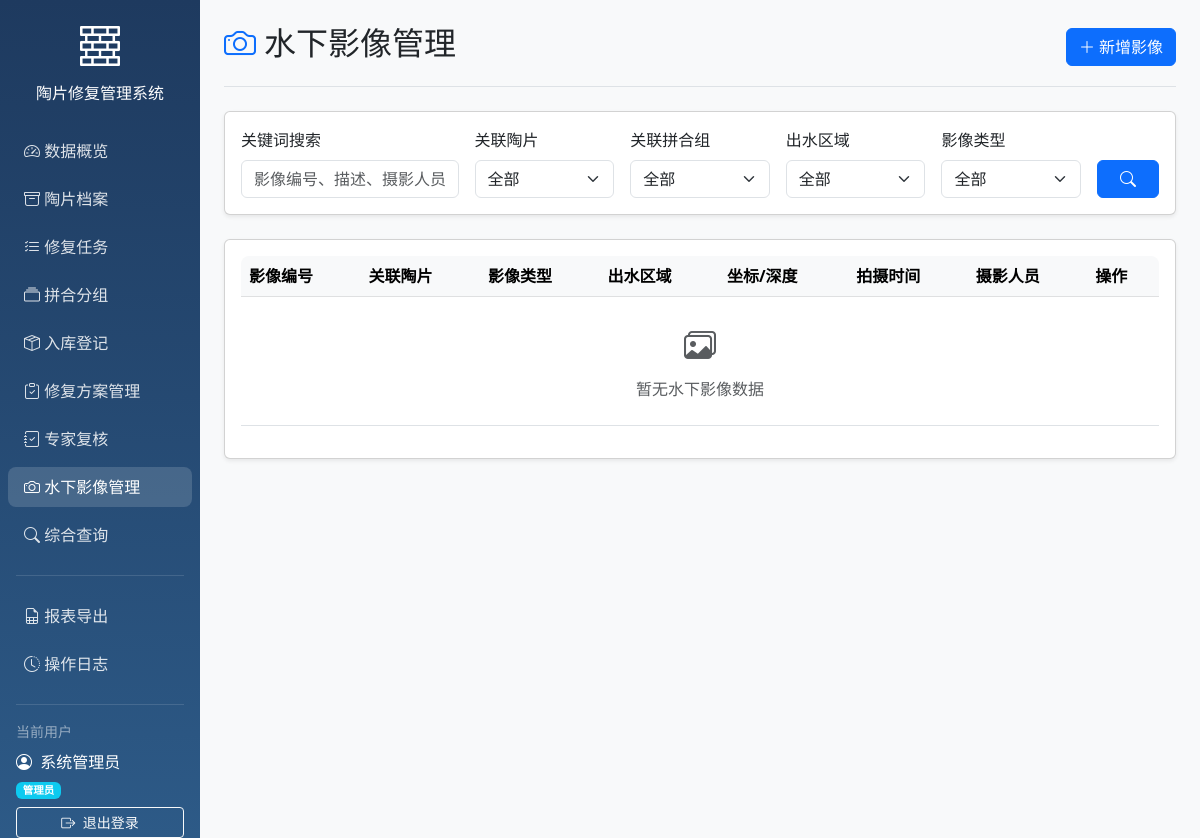
Page /underwater_images (signed in) on the earlier database version.
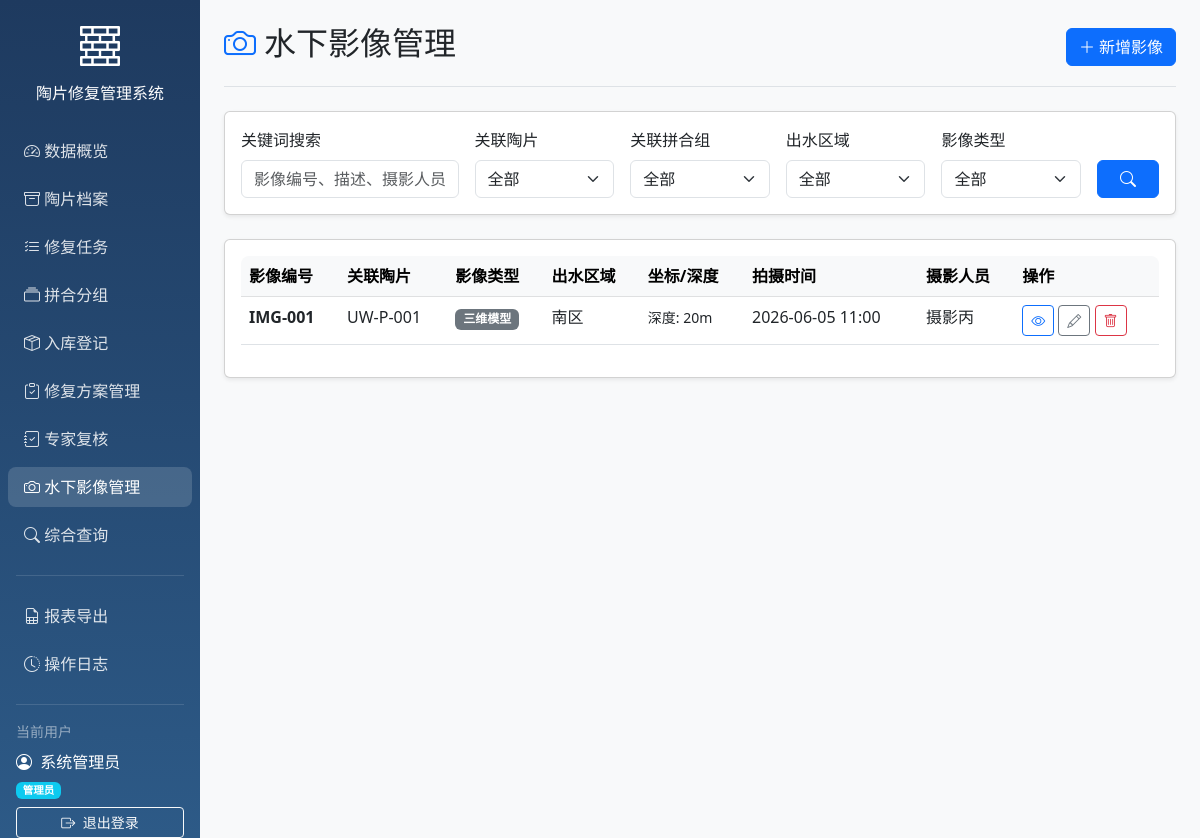
Same page on the later database version.
### models/models.py (models this page shows)
class UnderwaterImage(Base):
    __tablename__ = "underwater_images"
    id = Column(Integer, primary_key=True, index=True)
    pottery_id = Column(Integer, ForeignKey("potteries.id"), nullable=False)
    group_id = Column(Integer, ForeignKey("pottery_groups.id"), nullable=True)
    image_number = Column(String, unique=True, index=True)
    image_type = Column(String, default="现场照片")
    file_path = Column(String)
    file_type = Column(String, default="image")
    description = Column(Text)
    coordinate_x = Column(String)
    coordinate_y = Column(String)
    coordinate_z = Column(String)
    depth = Column(String)
    shooting_time = Column(DateTime)
    photographer = Column(String)
    trench_number = Column(String)
    water_area = Column(String)
    uploaded_by = Column(Integer, ForeignKey("users.id"))
    created_at = Column(DateTime(timezone=True), server_default=func.now())
    updated_at = Column(DateTime(timezone=True), onupdate=func.now())
    pottery = relationship("Pottery")
    group = relationship("PotteryGroup")

class Pottery(Base):
    __tablename__ = "potteries"
    id = Column(Integer, primary_key=True, index=True)
    pottery_number = Column(String, unique=True, index=True)
    water_area = Column(String)
    trench_number = Column(String)
    material = Column(String)
    decoration_description = Column(Text)
    damage_level = Column(String)
    current_status = Column(String)
    recovery_date = Column(Date)
    created_at = Column(DateTime(timezone=True), server_default=func.now())
    updated_at = Column(DateTime(timezone=True), onupdate=func.now())
    is_locked = Column(Boolean, default=False)
    cleaning_records = relationship("CleaningRecord", back_populates="pottery")
    pottery_groups = relationship("PotteryGroupMember", back_populates="pottery")
    storage_record = relationship("StorageRecord", uselist=False, back_populates="pottery")
    images = relationship("PotteryImage", back_populates="pottery", cascade="all, delete-orphan")
    repair_tasks = relationship("RepairTask", back_populates="pottery")

### main.py (the view)
@app.get("/underwater_images", response_class=HTMLResponse)
async def list_underwater_images(
    request: Request,
    current_user: User = Depends(get_current_user),
    db: Session = Depends(get_db),
    pottery_id: Optional[int] = None,
    group_id: Optional[int] = None,
    water_area: Optional[str] = None,
    image_type: Optional[str] = None,
    keyword: Optional[str] = None
):
    query = db.query(UnderwaterImage)
    if pottery_id:
        query = query.filter(UnderwaterImage.pottery_id == pottery_id)
    if group_id:
        query = query.filter(UnderwaterImage.group_id == group_id)
    if water_area:
        query = query.filter(UnderwaterImage.water_area == water_area)
    if image_type:
        query = query.filter(UnderwaterImage.image_type == image_type)
    if keyword:
        query = query.filter(or_(
            UnderwaterImage.image_number.contains(keyword),
            UnderwaterImage.description.contains(keyword),
            UnderwaterImage.photographer.contains(keyword)
        ))
    images = query.order_by(UnderwaterImage.created_at.desc()).all()
    water_areas = [r[0] for r in db.query(UnderwaterImage.water_area).distinct().all() if r[0]]
    potteries = db.query(Pottery).all()
    groups = db.query(PotteryGroup).all()
    return templates.TemplateResponse("underwater_images.html", {
        "request": request,
        "current_user": current_user,
        "images": images,
        "pottery_id": pottery_id,
        "group_id": group_id,
        "water_area": water_area,
        "image_type": image_type,
        "keyword": keyword,
        "water_areas": water_areas,
        "potteries": potteries,
        "groups": groups
    })

### templates/underwater_images.html (shortened to what the changed rows need)
{% extends "base.html" %}
{% block body %}
<div class="container-fluid">
    <div class="row">
        <main class="col-md-9 ms-sm-auto col-lg-10 px-md-4 main-content">
            <div class="d-flex justify-content-between flex-wrap flex-md-nowrap align-items-center pt-4 pb-3 mb-4 border-bottom">
                <h1 class="h2">
                    <i class="bi bi-camera text-primary me-2"></i>水下影像管理
                </h1>
            </div>
            <div class="card shadow-sm">
                <div class="card-body">
                    <div class="table-responsive">
                        <table class="table table-hover">
                            <thead class="table-light">
                                <tr>
                                    <th>影像编号</th>
                                    <th>关联陶片</th>
                                    <th>影像类型</th>
                                    <th>出水区域</th>
                                    <th>坐标/深度</th>
                                    <th>拍摄时间</th>
                                    <th>摄影人员</th>
                                    <th>操作</th>
                                </tr>
                            </thead>
                            <tbody>
                                {% for img in images %}
                                <tr>
                                    <td><strong>{{ img.image_number }}</strong></td>
                                    <td>{{ img.pottery.pottery_number if img.pottery else '-' }}</td>
                                    <td>
                                        {% if img.file_type == '3d' %}
                                        <span class="badge bg-info">3D模型</span>
                                        {% else %}
                                        <span class="badge bg-secondary">{{ img.image_type }}</span>
                                        {% endif %}
                                    </td>
                                    <td>{{ img.water_area or '-' }}</td>
                                    <td>
                                        {% if img.depth %}
                                        <small>深度: {{ img.depth }}m</small>
                                        {% else %}
                                        -
                                        {% endif %}
                                    </td>
                                    <td>{{ img.shooting_time.strftime('%Y-%m-%d %H:%M') if img.shooting_time else '-' }}</td>
                                    <td>{{ img.photographer or '-' }}</td>
                                    <td>
                                        <a href="/underwater_images/{{ img.id }}" class="btn btn-sm btn-outline-primary">
                                            <i class="bi bi-eye"></i>
                                        </a>
                                        <a href="/underwater_images/{{ img.id }}/edit" class="btn btn-sm btn-outline-secondary">
                                            <i class="bi bi-pencil"></i>
                                        </a>
                                        <a href="/underwater_images/{{ img.id }}/delete" class="btn btn-sm btn-outline-danger" onclick="return confirm('确定要删除该影像吗？')">
                                            <i class="bi bi-trash"></i>
                                        </a>
                                    </td>
                                </tr>
                                {% else %}
                                <tr>
                                    <td colspan="8" class="text-center text-muted py-4">
                                        <i class="bi bi-images" style="font-size: 2rem;"></i>
                                        <p class="mt-2 mb-0">暂无水下影像数据</p>
                                    </td>
                                </tr>
                                {% endfor %}
                            </tbody>
                        </table>
                    </div>
                </div>
            </div>
        </main>
    </div>
</div>
{% endblock %}

Differences in the rows shown:
added UnderwaterImage: image_number "IMG-001", pottery "UW-P-001", image_type "三维模型", water_area "南区", depth "20", shooting_time "2026-06-05 11:00", photographer "摄影丙"
Other differences:
text no longer shown: "暂无水下影像数据"
